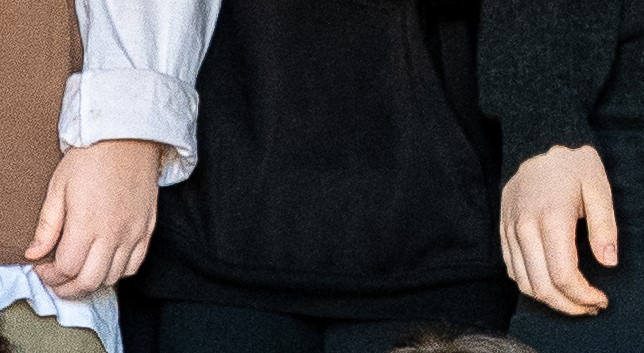
#> input picture gradients/pythonProject/hands.jpg, 644 x 353 px
$ python main.py
#> lines starting #> are read from the running program, lines starting #| are printed output that depends on the picture; after the words box and inside, x2 and y2 are one past the last pixel; in counts of white or black regions, pixels touching at a corner belong together
import numpy as np
from PIL import Image, ImageDraw

image = Image.open("hands.jpg")
#> image is the input picture: PIL image 644x353 RGB; mean R, G, B 73.6, 68.9, 68.6
draw = ImageDraw.Draw(image)
width = image.size[0]
#> width = 644
height = image.size[1]
#> height = 353
pix = image.load()

min_x = 20
min_y = 30
prox = 20

image = np.array(image)

def left_up_neighbours (i, j):
    if i == 0:
        if j == 0:
            return []
        elif j == height - 1:
            return [[0, height - 2]]
        else:
            return [[i, j - 1]]
    elif i == width - 1:
        if j == 0:
            return [[width - 2, 0]]
        elif j == height - 1:
            return [[width - 1, height - 2], [width - 2, height - 1]]
        else:
            return [[i - 1, j], [i, j - 1]]
    elif j == 0:
        return [[i - 1, j]]
    elif j == height - 1:
        return [[i - 1, j], [i, j - 1]]
    else:
        return [[i - 1, j], [i, j - 1]]

grad = np.zeros((width, height))
for i in range(width):
    for j in range(height):
        nei = left_up_neighbours(i, j)
        passes = True
        for k in nei:
            for c in range(3):
                if abs(int(image[k[1]][k[0]][c]) - int(image[j][i][c])) > prox:
                    passes = False
        if not passes:
            grad[i][j] = 1
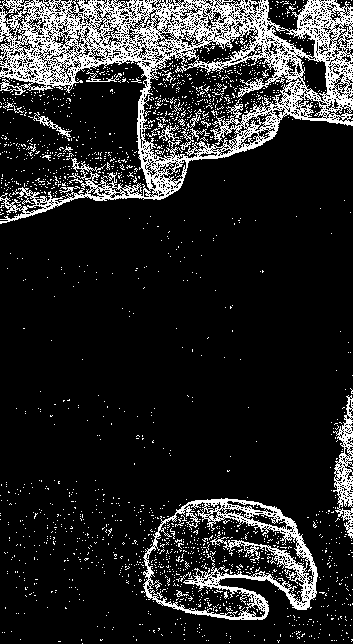
#> grad: shape (644, 353) float64; values 0 (black) and 1 (white), 15.2% white in thin lines or dots


def solver(a, n, m, restrict=None):
#> called with n = 644, m = 353
    ans = 0
#> ans = 0

    d = [-1] * m
#> d = 353 values from -1 to -1
    d1 = [0] * m
#> d1 = 353 values from 0 to 0
    d2 = [0] * m
#> d2 = 353 values from 0 to 0

    A = None
    B = None

    st = list()

    for i in range(n):
        for j in range(m):
            if a[i][j] == 1:
                d[j] = i

        while len(st):
            st.pop()

        for j in range(m):
            while len(st) > 0 and d[st[len(st) - 1]] <= d[j]:
                st.pop()

            d1[j] = -1 if len(st) == 0 else st[len(st) - 1]
            st.append(j)

        while len(st):
            st.pop()

        for j in range(m - 1, -1, -1):
            while len(st) and d[st[len(st) - 1]] <= d[j]:
                st.pop()
            d2[j] = m if len(st) == 0 else st[len(st) - 1]
            st.append(j)

        for j in range(m):
            area = (i - d[j]) * (d2[j] - d1[j] - 1)
            if area > ans:
                A = (d[j] + 1, d1[j] + 1)
                B = (i, d2[j] - 1)
                ans = area
#> after the loop, A = (217, 264); B = (504, 329)

    return (ans, A, B)

max_rec = solver(grad, width, height)
first = True
rectangles = []
while max_rec[0] > 1000:
    if not first:
        max_rec = solver(grad, width, height)
    if max_rec[0] < 1000:
        break
    first = False
    for hi in range(max_rec[1][0], max_rec[2][0]):
        for wi in range(max_rec[1][1], max_rec[2][1]):
            grad[hi][wi] = 1
    rectangles.append(max_rec)
    im = Image.fromarray(image)
    im.save("your_file.jpeg")
    for i in range(width):
        for j in range(height):
            if grad[i][j] == 0:
                image[j][i] = [0, 0, 0]
            else:
                image[j][i] = [255, 255, 255]
#> this loop made 26 passes
#> pass 2, `im = Image.fromarray(image)`:
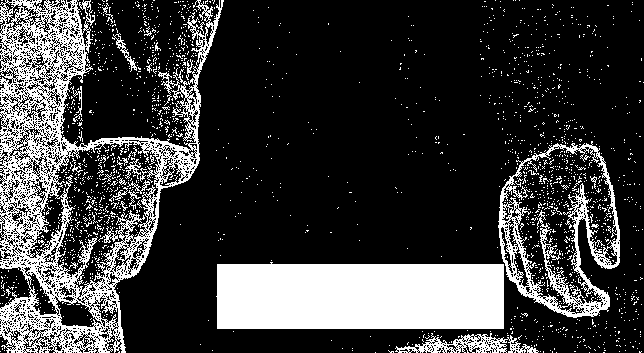
#> im: PIL image 644x353 RGB; 23.4% white; 1870 white regions (1843 under 20 px), largest, box (x1, y1, x2, y2) and area: (0, 0, 224, 353) 22867, (216, 262, 504, 329) 18660, (498, 141, 620, 318) 5294
#> pass 3, `im = Image.fromarray(image)`:
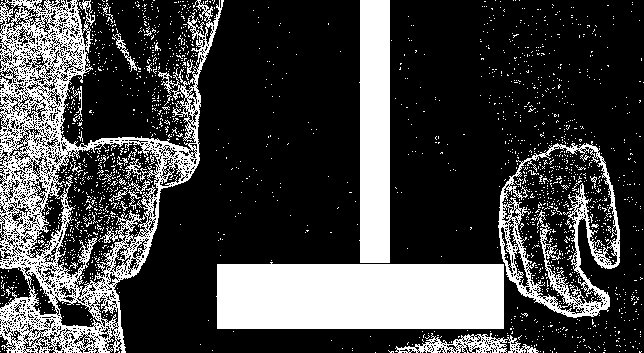
#> im: PIL image 644x353 RGB; 26.8% white; 1869 white regions (1841 under 20 px), largest, box (x1, y1, x2, y2) and area: (0, 0, 224, 353) 22867, (216, 262, 504, 329) 18660, (359, 0, 390, 263) 7892
#> after the loop:
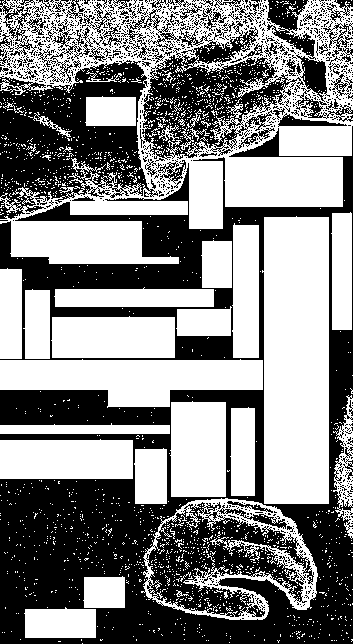
#> grad: shape (644, 353) float64; values 0 (black) and 1 (white), 53.1% white; 1140 black regions (1064 under 20 px), largest, box (x1, y1, x2, y2) and area: (0, 126, 353, 644) 71787, (0, 60, 158, 219) 13783, (121, 0, 304, 160) 9559
#> after the loop:
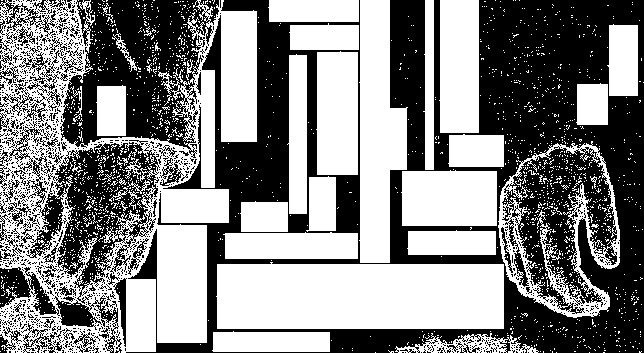
#> im: PIL image 644x353 RGB; 52.7% white; 1140 black regions (1064 under 20 px), largest, box (x1, y1, x2, y2) and area: (126, 0, 644, 353) 72697, (60, 0, 219, 158) 13783, (0, 121, 160, 304) 9559
#> after the loop:
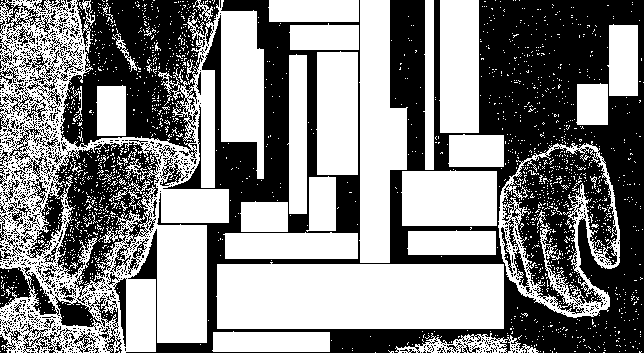
#> image: shape (353, 644, 3); 53.1% white; 1140 black regions (1064 under 20 px), largest, box (x1, y1, x2, y2) and area: (126, 0, 644, 353) 71787, (60, 0, 219, 158) 13783, (0, 121, 160, 304) 9559
#> after the loop, rectangles = 25 items

print(rectangles)
#> (printed output is left out)
